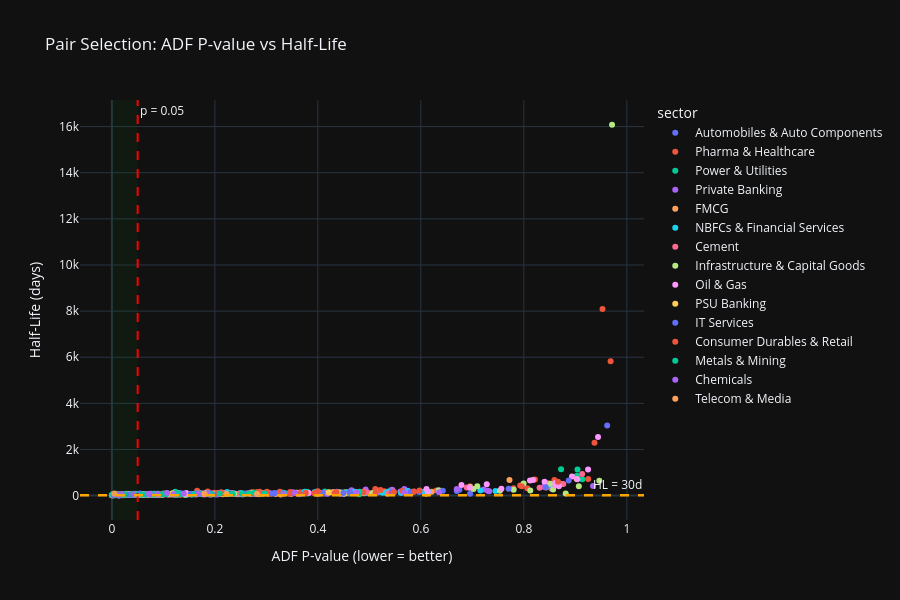

Notebook code cell kept with this figure:
### Markdown cell above
## 2. Visualize: ADF P-values vs Half-Life

This scatter plot shows all pairs in two dimensions:
- **X-axis:** ADF p-value (lower = more stationary = better)
- **Y-axis:** Half-life in days (5-30 is the sweet spot)

The best pairs are in the **bottom-left corner** (low p-value, reasonable half-life).
The green shaded region shows our selection criteria.

### Code cell
# Filter for plottable pairs (positive half-life only)
plot_df = results[results['half_life'] > 0].copy()
plot_df['pair_name'] = plot_df['stock_a'].str.replace('.NS','') + ' / ' + plot_df['stock_b'].str.replace('.NS','')

fig = px.scatter(
    plot_df, 
    x='adf_pvalue', y='half_life',
    color='sector', 
    hover_name='pair_name',
    hover_data=['beta', 'stability_pct', 'score'],
    title='Pair Selection: ADF P-value vs Half-Life',
    labels={'adf_pvalue': 'ADF P-value (lower = better)', 'half_life': 'Half-Life (days)'},
    template='plotly_dark',
    height=600, width=900,
)

# Add selection region (green box)
fig.add_vrect(x0=0, x1=config.ADF_P_VALUE_CUTOFF, 
              fillcolor='green', opacity=0.08, line_width=0)
fig.add_hrect(y0=config.HALF_LIFE_MIN, y1=config.HALF_LIFE_MAX, 
              fillcolor='green', opacity=0.08, line_width=0)

# Add threshold lines
fig.add_vline(x=config.ADF_P_VALUE_CUTOFF, line_dash='dash', line_color='red', 
              annotation_text=f'p = {config.ADF_P_VALUE_CUTOFF}')
fig.add_hline(y=config.HALF_LIFE_MIN, line_dash='dash', line_color='orange')
fig.add_hline(y=config.HALF_LIFE_MAX, line_dash='dash', line_color='orange',
              annotation_text=f'HL = {config.HALF_LIFE_MAX}d')

fig.show()
